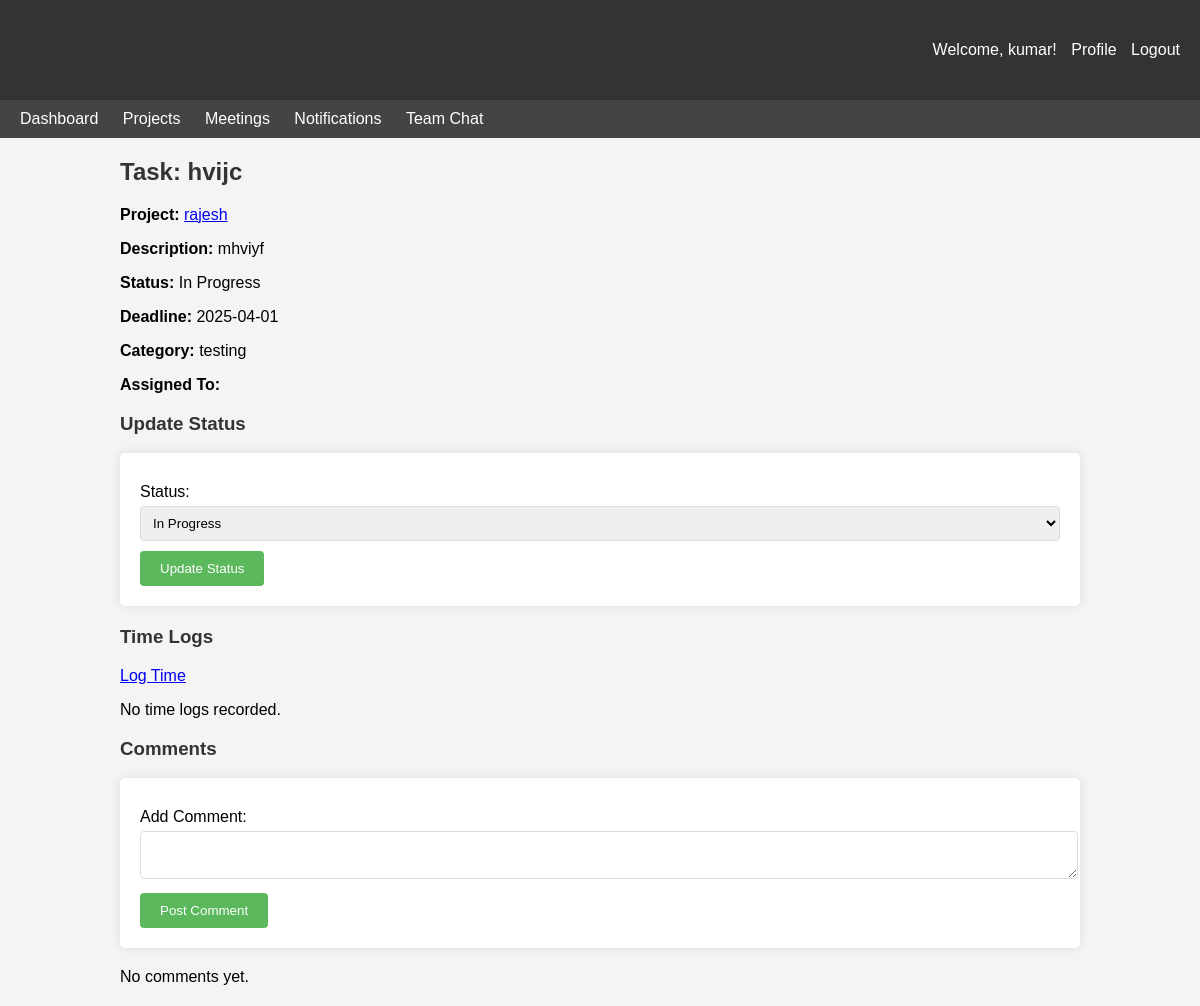
The page /tasks/1 (signed in) on the database its author committed.
### app.py (models this page shows, shortened)
class Task(db.Model):
    id = db.Column(db.Integer, primary_key=True)
    title = db.Column(db.String(100), nullable=False)
    description = db.Column(db.Text, nullable=True)
    status = db.Column(db.String(20), nullable=False, default='Not Started')  # Not Started, In Progress, On Hold, Completed
    deadline = db.Column(db.DateTime, nullable=False)
    project_id = db.Column(db.Integer, db.ForeignKey('project.id'), nullable=False)
    category_id = db.Column(db.Integer, db.ForeignKey('task_category.id'), nullable=False)
    assigned_to = db.Column(db.Integer, db.ForeignKey('user.id'), nullable=True)
    timelogs = db.relationship('Timelog', backref='task', lazy=True)
    comments = db.relationship('Comment', backref='task', lazy=True)

class Project(db.Model):
    id = db.Column(db.Integer, primary_key=True)
    name = db.Column(db.String(100), nullable=False)
    description = db.Column(db.Text, nullable=True)
    start_date = db.Column(db.DateTime, nullable=False)
    end_date = db.Column(db.DateTime, nullable=False)
    status = db.Column(db.String(20), nullable=False, default='Initiated')  # Initiated, In Progress, On Hold, Execution Completed
    client_id = db.Column(db.Integer, db.ForeignKey('client.id'), nullable=False)
    tasks = db.relationship('Task', backref='project', lazy=True)
    assignments = db.relationship('Assignment', backref='project', lazy=True)
    timelogs = db.relationship('Timelog', backref='project', lazy=True)
    feedback = db.relationship('Feedback', backref='project', lazy=True)
    budgets = db.relationship('Budget', backref='project', lazy=True)
    schedules = db.relationship('Schedule', backref='project', lazy=True)
    meetings = db.relationship('Meeting', backref='project', lazy=True)
    milestones = db.relationship('Milestone', backref='project', lazy=True)
    risk_assessments = db.relationship('RiskAssessment', backref='project', lazy=True)
    status_updates = db.relationship('ProjectStatus', backref='project', lazy=True)
    resources = db.relationship('Resource', backref='project', lazy=True)
    progress_reports = db.relationship('ProgressReport', backref='project', lazy=True)
    files = db.relationship('File', backref='project', lazy=True)

class TaskCategory(db.Model):
    id = db.Column(db.Integer, primary_key=True)
    name = db.Column(db.String(50), nullable=False)
    description = db.Column(db.Text, nullable=True)
    tasks = db.relationship('Task', backref='category', lazy=True)

### app.py (the view, shortened to what this page needs)
@app.route('/tasks/<int:task_id>', methods=['GET', 'POST'])
def task_details(task_id):
    if 'user_id' not in session:
        flash('Please log in first', 'warning')
        return redirect(url_for('login'))
    task = Task.query.get_or_404(task_id)
    project = Project.query.get(task.project_id)
    if not session.get('is_admin'):
        assignments = Assignment.query.filter_by(user_id=session['user_id'], project_id=task.project_id).first()
        if not assignments and task.assigned_to != session['user_id']:
            flash('You do not have access to this task', 'danger')
            return redirect(url_for('projects'))
    comments = Comment.query.filter_by(task_id=task_id).order_by(Comment.timestamp.desc()).all()
    timelogs = Timelog.query.filter_by(task_id=task_id).order_by(Timelog.date.desc()).all()
    return render_template('tasks/details.html',
                          task=task,
                          project=project,
                          comments=comments,
                          timelogs=timelogs)

### templates/tasks/details.html (shortened to what this page needs)
<!DOCTYPE html>
<html lang="en">
<head>
    <link rel="stylesheet" href="{{ url_for('static', filename='css/style.css') }}">
</head>
<body>
    <header>
        <h1>CloudSprint</h1>
        <div>
            <span>Welcome, {{ session.username }}!</span>
            <a href="{{ url_for('profile') }}">Profile</a>
            <a href="{{ url_for('logout') }}">Logout</a>
        </div>
    </header>
    <nav>
        <a href="{{ url_for('dashboard') }}">Dashboard</a>
        <a href="{{ url_for('projects') }}">Projects</a>
        <a href="{{ url_for('meetings') }}">Meetings</a>
        <a href="{{ url_for('notifications') }}">Notifications</a>
        <a href="{{ url_for('chat') }}">Team Chat</a>
    </nav>
    <div class="container">
        <h2>Task: {{ task.title }}</h2>
        <p><strong>Project:</strong> <a href="{{ url_for('project_details', project_id=project.id) }}">{{ project.name }}</a></p>
        <p><strong>Description:</strong> {{ task.description or 'No description' }}</p>
        <p><strong>Status:</strong> {{ task.status }}</p>
        <p><strong>Deadline:</strong> {{ task.deadline.strftime('%Y-%m-%d') }}</p>
        <p><strong>Category:</strong> {{ task.category.name }}</p>
        <p><strong>Assigned To:</strong> {{ task.assigned_to.username if task.assigned_to else 'Unassigned' }}</p>
        <h3>Update Status</h3>
        <form method="POST" action="{{ url_for('task_details', task_id=task.id) }}">
            <label for="status">Status:</label>
            <select id="status" name="status" required>
                <option value="In Progress" {% if task.status == 'In Progress' %}selected{% endif %}>In Progress</option>
            </select>
            <button type="submit">Update Status</button>
        </form>
        <h3>Time Logs</h3>
        <p><a href="{{ url_for('task_timelog', task_id=task.id) }}">Log Time</a></p>
        {% if timelogs %}
            <table>
                <thead>
                    <tr>
                        <th>Date</th>
                        <th>Hours</th>
                        <th>Description</th>
                    </tr>
                </thead>
                <tbody>
                    {% for timelog in timelogs %}
                        <tr>
                            <td>{{ timelog.date.strftime('%Y-%m-%d') }}</td>
                            <td>{{ timelog.hours }}</td>
                            <td>{{ timelog.description or 'No description' }}</td>
                        </tr>
                    {% endfor %}
                </tbody>
            </table>
        {% else %}
            <p>No time logs recorded.</p>
        {% endif %}
        <h3>Comments</h3>
        <form method="POST" action="{{ url_for('task_details', task_id=task.id) }}">
            <label for="comment">Add Comment:</label>
            <textarea id="comment" name="comment" required></textarea>
            <button type="submit">Post Comment</button>
        </form>
        {% if comments %}
            <div>
                {% for comment in comments %}
                    <p><strong>{{ comment.user.username }}</strong> ({{ comment.timestamp.strftime('%Y-%m-%d %H:%M') }}): {{ comment.content }}</p>
                {% endfor %}
            </div>
        {% else %}
            <p>No comments yet.</p>
        {% endif %}
    </div>
</body>
</html>

### static/css/style.css (style rules this page uses)
body { font-family: Arial, sans-serif; margin: 0; padding: 0; background-color: #f4f4f4; }
header { background-color: #333; color: white; padding: 10px 20px; display: flex; justify-content: space-between; align-items: center; }
header a { color: white; text-decoration: none; margin-left: 10px; }
nav { background-color: #444; padding: 10px; }
nav a { color: white; text-decoration: none; margin: 0 10px; }
.container { width: 80%; margin: 20px auto; }
h1, h2, h3 { color: #333; }
form { background-color: white; padding: 20px; border-radius: 5px; box-shadow: 0 0 10px rgba(0,0,0,0.1); margin-bottom: 20px; }
form label { display: block; margin: 10px 0 5px; }
form input, form select, form textarea { width: 100%; padding: 8px; margin-bottom: 10px; border: 1px solid #ddd; border-radius: 4px; }
form button { background-color: #5cb85c; color: white; padding: 10px 20px; border: none; border-radius: 4px; cursor: pointer; }

### rows shown on the page
Task: title "hvijc", description "mhviyf", status "In Progress", deadline "2025-04-01"
Project: name "rajesh"
TaskCategory: category.name "testing"

### other values the page prints
{{ session.username }} "kumar"
